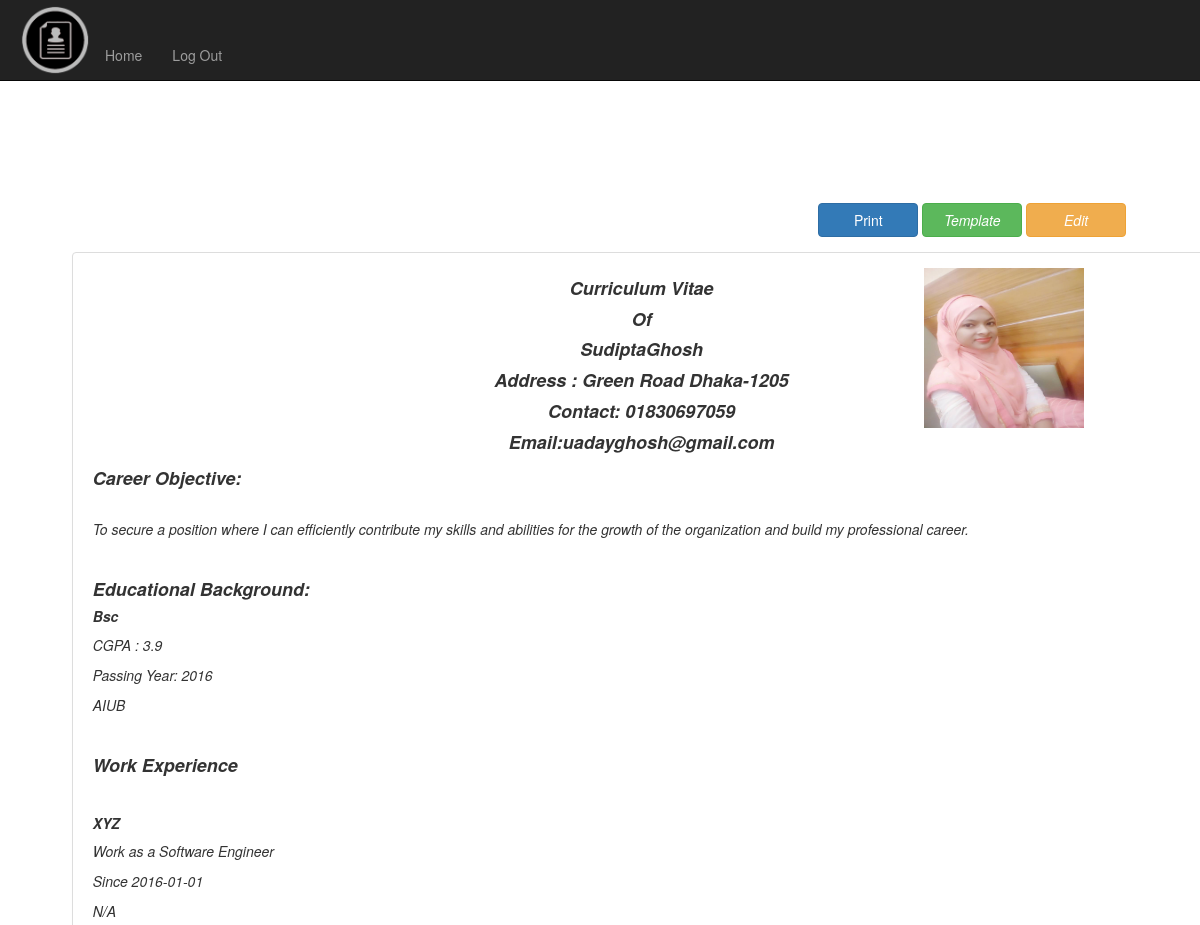
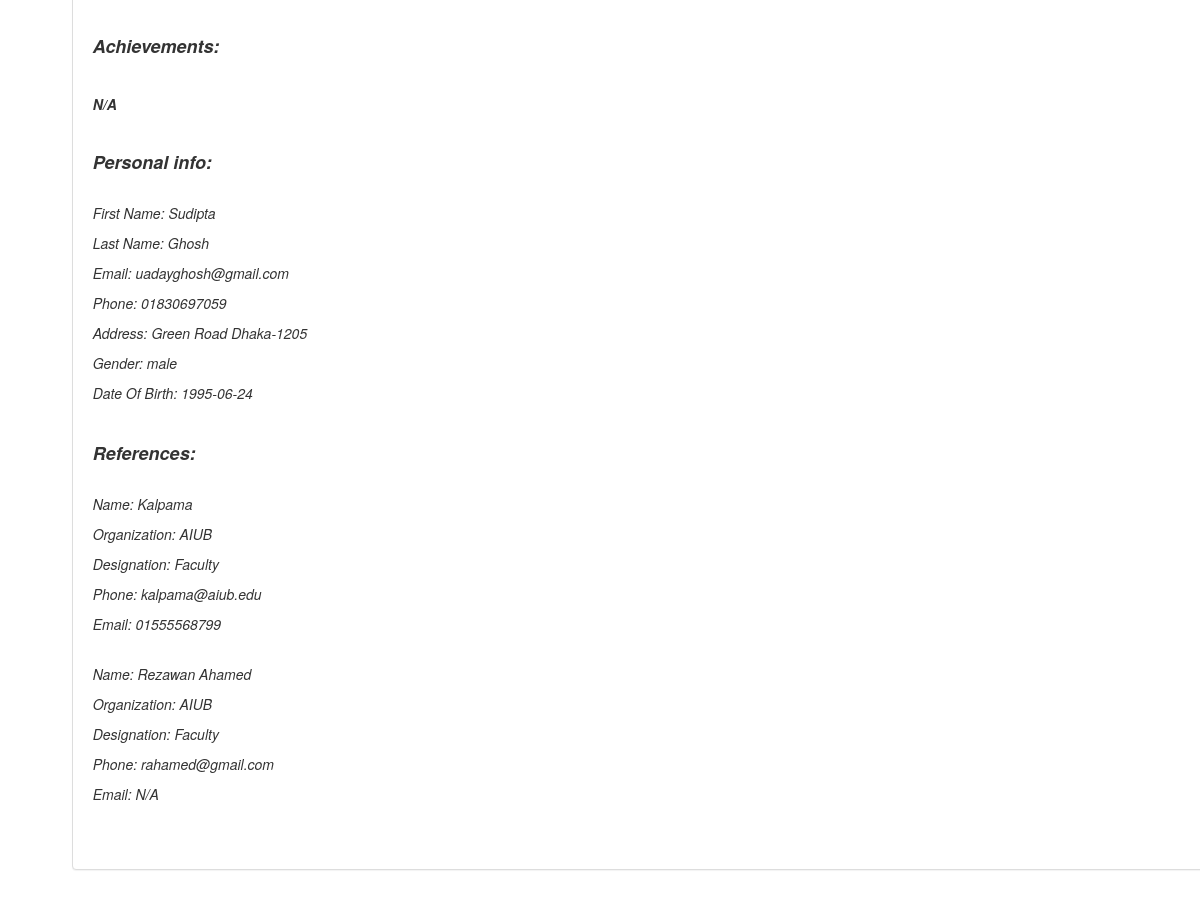
Screenshot of /template/t2_content.php (signed in) with the database file from the repository (2 pictures, top to bottom).
### tables this page shows
CREATE TABLE `tbl_basic` (
  `user_id` int(4) NOT NULL,
  `login_id` int(4) NOT NULL,
  `career_object` text NOT NULL,
  `first_name` varchar(200) NOT NULL,
  `last_name` varchar(200) NOT NULL,
  `email` varchar(200) NOT NULL,
  `phone` varchar(200) NOT NULL,
  `web` varchar(200) NOT NULL,
  `gender` varchar(200) NOT NULL,
  `dob` date NOT NULL,
  `address` text NOT NULL,
  `photo` varchar(200) NOT NULL
);

CREATE TABLE `tbl_education` (
  `edu_id` int(3) NOT NULL,
  `name_of_degree` varchar(300) NOT NULL,
  `major` varchar(300) NOT NULL,
  `instituation` varchar(300) NOT NULL,
  `passing_year` varchar(300) NOT NULL,
  `cgpa` varchar(300) NOT NULL,
  `achievement` varchar(300) NOT NULL,
  `login_id` int(4) NOT NULL
);

CREATE TABLE `tbl_experience` (
  `exp_id` int(3) NOT NULL,
  `job_title` varchar(300) NOT NULL,
  `desig` varchar(300) NOT NULL,
  `org` varchar(300) NOT NULL,
  `sdate` date NOT NULL,
  `edate` date NOT NULL,
  `job_des` varchar(300) NOT NULL,
  `login_id` int(4) NOT NULL
);

CREATE TABLE `tbl_qualification` (
  `qua_id` int(3) NOT NULL,
  `qualification` varchar(200) NOT NULL,
  `login_id` int(4) NOT NULL
);

CREATE TABLE `tbl_reference` (
  `ref_id` int(3) NOT NULL,
  `namee` varchar(200) NOT NULL,
  `org` varchar(200) NOT NULL,
  `desig` varchar(200) NOT NULL,
  `email` varchar(200) NOT NULL,
  `phone` varchar(200) NOT NULL,
  `login_id` int(4) NOT NULL
);

### classes/db_connect.php (called while the page is built, shortened)
<?php
class Db_connect
{
	public $hostname='localhost';
	public $username='root';
	public $password='';
	public $dbname='cv_maker';
	public function __construct()
    {
        $this->conn=mysqli_connect($this->hostname,$this->username,$this->password,$this->dbname);
    }
}

### classes/application.php (called while the page is built, shortened)
<?php
require 'db_connect.php';
class Application
{
    public function __construct()
    {
        $db_connect=new Db_connect();
        $this->conn=$db_connect->conn;
    }
    public function  select_education($data)
    {
        $sql="SELECT * FROM tbl_education WHERE login_id=$data LIMIT 0,1 ";
        $a1=  mysqli_query($this->conn,$sql);
        return $a1;
    }
    public function  select_expreience($data)
    {
        $sql="SELECT * FROM tbl_experience WHERE login_id=$data LIMIT 0,1 ";
        $a1=  mysqli_query($this->conn,$sql);
        return $a1;
    }
    public function  select_reference($data)
    {
        $sql="SELECT * FROM tbl_reference WHERE login_id=$data   LIMIT 0,1 ";
        $a1=  mysqli_query($this->conn,$sql);
        return $a1;
    }
    public function  select_reference1($data)
    {
        $sql="SELECT * FROM tbl_reference WHERE login_id=$data   LIMIT 1,1 ";
        $a1=  mysqli_query($this->conn,$sql);
        return $a1;
    }
    public function  select_qualification($data)
    {
        $sql="SELECT * FROM tbl_qualification WHERE login_id=$data LIMIT 0,1 ";
        $a1=  mysqli_query($this->conn,$sql);
        return $a1;
    }
    public function  select_basic($data)
    {
        $sql="SELECT * FROM tbl_basic WHERE login_id=$data ";
        $a1=  mysqli_query($this->conn,$sql);
        return $a1;
    }
}

### template/t2_content.php (the view, shortened to what this page needs)
<!DOCTYPE html>
<?php
require '../classes/application.php';
require '../classes/login.php';
$obj_app=new Application();
if(isset($_SESSION['type'])){
    $login_id = $_GET['applicant_id'];
}else{
    $login_id = $_SESSION['login_id'];
}
$result=$obj_app->select_basic($login_id);
$row=  mysqli_fetch_assoc($result);
$resut_education=$obj_app->select_education($login_id);
$row_education=  mysqli_fetch_assoc($resut_education);
$result_exprience=$obj_app->select_expreience($login_id);
$row_exprience=  mysqli_fetch_assoc($result_exprience);
$result_reference=$obj_app->select_reference($login_id);
$row_reference=  mysqli_fetch_assoc($result_reference);
$result_reference1=$obj_app->select_reference1($login_id);
$row_reference1=  mysqli_fetch_assoc($result_reference1);
$result_qualification=$obj_app->select_qualification($login_id);
$row_qualification=  mysqli_fetch_assoc($result_qualification);
?>
<html>
<head>
    <link rel="stylesheet" type="text/css" href="../asset/front_end/contact/css/my_style_extra.css">
    <link rel="stylesheet" type="text/css" href="../asset/front_end/contact/css/bootstrap.min.css">
</head>
<body>
<?if(!isset($_SESSION['type'])){?>
    <div class="container-fluid">
        <div class="row">
            <div class="col-md-12 my_menu ">
                <nav class="navbar navbar-inverse navbar-fixed-top">
                    <div class="navbar-header">
                        <a href="#" >
                            <img src="../asset/front_end/contact/img/logo/unnamed_converted.png" style="height: 70px; width: 70px; margin-left: 20px; margin-top: 5px" alt="logo">
                        </a>
                    </div>
                    <div class="collapse navbar-collapse" id="my_menu" style="margin:30px 0px 0px 20px;">
                        <ul class="nav navbar-nav">
                            <li ><a href="../dashboard.php">Home</a></li>
                            <li><a href="?status=logout&logout=true">Log Out</a></li>
                        </ul>
                    </div>
                </nav>
            </div>
        </div>
    </div>
<?php }?>
<div class="row">
    <div class="col-md-offset-8 col-md-4">
        <div class="panel-body" align="center">
            <button type="submit" name="btn" class="btn btn-outline btn-primary  " style="width: 100px" onclick="printContent('print')"><i class="fa fa-print"></i> Print</button>
            <?php if(!isset($_SESSION['type'])){?>
            <a type="button" class="btn btn-outline btn-success " style="width: 100px" href="../preview.php"><i class="fa fa-image"> Template</a>
            <a type="button" class="btn btn-outline btn-warning " style="width: 100px" href="../edit.php"><i class="fa fa-edit"> Edit</a>
            <?php }?>
        </div>
    </div>
</div>
<div class="container" >
    <div >
        <div class="panel panel-default">
            <div class="panel-body">
                <div class="row" id="print">
                    <div style="margin-left: 20px; margin-right: 20px">
                        <div class="col-sm-12">
                            <div class="col-sm-offset-3 col-sm-6">
                                <h4 align="center" ><strong>Curriculum Vitae</strong></h4>
                                <h4 align="center"><strong>Of</strong></h4>
                                <h4 align="center"><strong><?php echo $row['first_name'].$row['last_name'];?></strong></h4>
                                <h4 align="center"><strong>Address :  <?php echo $row['address']?></strong></h4>
                                <h4 align="center"><strong>Contact: <?php echo $row['phone']?></strong></h4>
                                <h4 align="center"><strong>Email:<?php echo $row['email']?></strong></h4>
                            </div>
                            <div class="col-sm-3">
                                <img src="../<?php echo $row['photo'];?>" width="160px" height="160px"><br><br><br>
                            </div></div>
                        <br><br>
                        <div >
                            <h4><strong>Career Objective:</strong></h4><br>
                        </div>
                        <p>To secure a position where I can efficiently contribute my skills and abilities for the growth of the organization and build my professional career.</p>
                        <div >
                            <br><h4><strong>Educational Background:</strong></h4>
                        </div>
                        <h5><strong><?php echo $row_education['name_of_degree'] ?></strong></h5>
                        <p>CGPA :  <?php echo  $row_education['cgpa']?></p>
                        <p>Passing Year: <?php echo  $row_education['passing_year']?></p>
                        <p><?php echo  $row_education['instituation']?></p><br>
                        <div>
                            <h4><strong>Work Experience</strong></h4><br>
                        </div>
                        <h5><strong><?php echo  $row_exprience['org'] ?></strong></h5>
                        <p>Work as a <?php echo  $row_exprience['desig']?></p>
                        <p>Since <?php echo  $row_exprience['sdate']?></p>
                        <p><?php echo  $row_exprience['job_des']?><br>
                        </p><br>
                        <div >
                            <h4><strong>Achievements:</strong></h4><br>
                        </div>
                        <h5><strong><?php echo  $row_qualification['qualification'] ?></strong></h5>
                        <br>
                        <div >
                            <h4><strong>Personal info:</strong></h4><br>
                        </div>
                        <p>First Name: <?php echo $row['first_name'];?></p>
                        <p>Last Name: <?php echo $row['last_name'];?></p>
                        <p>Email: <?php echo $row['email']?></p>
                        <p>Phone: <?php echo $row['phone']?></p>
                        <p>Address: <?php echo $row['address']?></p>
                        <p>Gender: <?php echo $row['gender']?></p>
                        <p>Date Of Birth: <?php echo $row['dob']?></p>
                        <br>
                        <div >
                            <h4><strong>References:</strong></h4><br>
                        </div>
                        <p> Name: <?php echo $row_reference ['namee'];?></p>
                        <p>Organization: <?php echo $row_reference ['org'];?></p>
                        <p>Designation: <?php echo $row_reference['desig']?></p>
                        <p>Phone: <?php echo $row_reference['email']?></p>
                        <p>Email: <?php echo $row_reference['phone']?></p>
                        <br>
                        <?php if($row_reference1['namee']!=NULL)
                        {
                            ?>
                            <p> Name: <?php echo $row_reference1 ['namee'];?></p>
                            <p>Organization: <?php echo $row_reference1 ['org'];?></p>
                            <p>Designation: <?php echo $row_reference1['desig']?></p>
                            <p>Phone: <?php echo $row_reference1['email']?></p>
                            <p>Email: <?php echo $row_reference1['phone']?></p>
                            <?php
                        }  ?>
                        <br>
                        <br>
                    </div>
                </div>
            </div>
        </div>
    </div>
</body>
</html>

### asset/front_end/contact/css/my_style_extra.css (style rules this page uses)
.my_menu { height: 150px; }

### template/t2_content.php (style rules this page uses)
html { margin: 0px; }
body { margin: 10mm 15mm 10mm 15mm; }
.col-sm-1, .col-sm-2, .col-sm-3, .col-sm-4, .col-sm-5, .col-sm-6, .col-sm-7, .col-sm-8, .col-sm-9, .col-sm-10, .col-sm-11, .col-sm-12 { float: left; }
.col-sm-12 { width: 100%; }
.col-sm-6 { width: 50%; }
.col-sm-3 { width: 25%; }
.col-sm-offset-3 { margin-left: 25%; }

### rows the page displays
tbl_basic: first_name "Sudipta", last_name "Ghosh", address "Green Road Dhaka-1205", phone "01830697059", email "uadayghosh@gmail.com", photo (picture), gender "male", dob "1995-06-24"
tbl_education: name_of_degree "Bsc", cgpa "3.9", passing_year "2016", instituation "AIUB"
tbl_experience: org "XYZ", desig "Software Engineer", sdate "2016-01-01", job_des "N/A"
tbl_qualification: qualification "N/A"
tbl_reference: namee "Kalpama", org "AIUB", desig "Faculty", email "kalpama@aiub.edu", phone "01555568799"
tbl_reference: namee "Rezawan Ahamed", org "AIUB", desig "Faculty", email "rahamed@gmail.com", phone "N/A"
